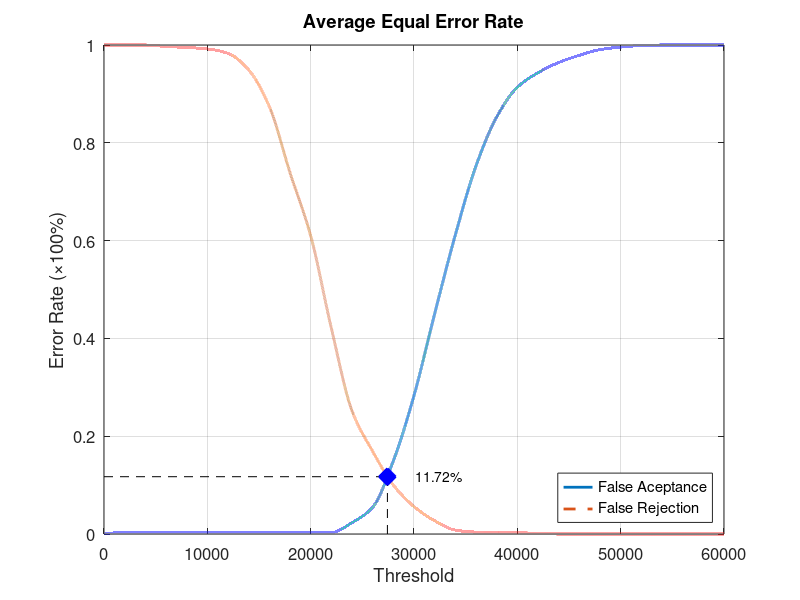
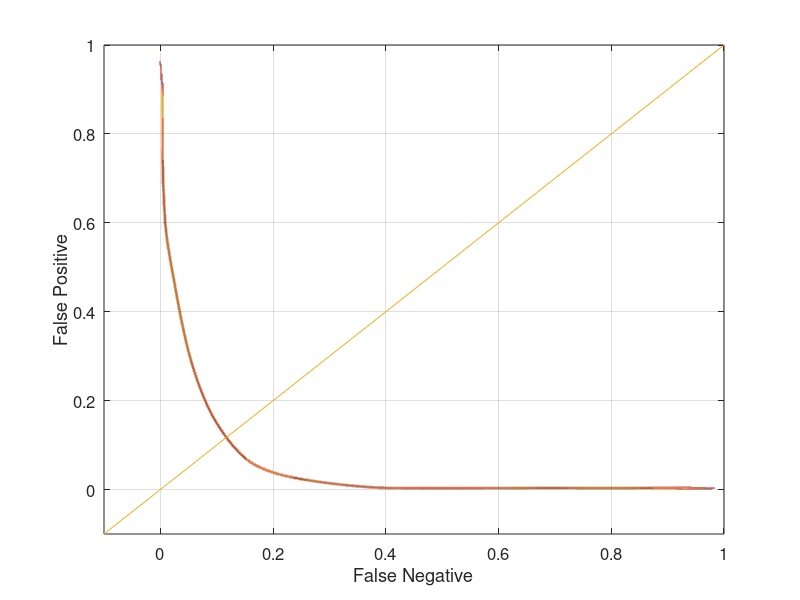

These figures' MATLAB source, in order:
function yEER = Database4Average
close all;
clear;
clc;
x = 0:2000:60000;
xq = 0:0.5:60000;

y0 = [0 0.0031579 0.0031579 0.0031579 0.0031579 0.0031579 0.0031579 0.0031579 0.0031579 0.0031579 0.0031579 0.0031579 0.0231579 0.0547368 0.149474 0.283158 0.450526 0.611579 0.752632 0.852632 0.913684 0.943158 0.964211 0.978947 0.990526 0.99579 0.998947 1 1 1 1];
yy0 = interp1(x, y0, xq, 'pchip');
y1 = [1 1 1 0.997 0.995 0.992 0.983 0.949 0.874 0.739 0.61 0.421 0.252 0.169 0.1 0.056 0.027 0.008 0.004 0.004 0.003 0.001 0 0 0 0 0 0 0 0 0];
yy1 = interp1(x, y1, xq, 'pchip');

% Calculating EER: 
y2 = abs(y0 - y1);
find(y2 == min(y2))
yy2 = abs(yy0 - yy1);
xEER = find(yy2 == min(yy2));
xEERIndex = xq(xEER) % X-axis EER
yEER = yy0(xEER) % Y-axis EER

main = figure
plot(xq, yy0,'-','LineWidth', 2);	hold on
plot(xq, yy1,'--','LineWidth', 2);	hold on
plot([xEERIndex xEERIndex], [0 yEER], 'k--');	hold on
plot([0 xEERIndex], [yEER yEER], 'k--');	hold on
plot(xEERIndex, yEER, 'bx', 'LineWidth', 10);	hold on
text(xEERIndex + 10 * xEERIndex / 100, yEER, [num2str(round((10000 * yEER)) / 100) '%'])
legend('False Aceptance', 'False Rejection', 'Location', 'SouthEast')
xlabel('Threshold')
ylabel('Error Rate (\times100%)')
title('Average Equal Error Rate')
set(gca, 'FontSize', 12)
axis([0 60000 0 1])
grid on

print(main, 'Database4AverageMain', '-dpng');
FNRxFPR = figure('Color', [1 1 1]);
plot(yy1, yy0, '-', yy1, yy0, 'LineWidth', 2);
hold on
y = -0.1:0.1:1
plot(y, y); 
set(gca, 'FontSize', 12)
xlabel('False Negative')
ylabel('False Positive')
axis([-0.1 1 -0.1 1])
set(gca, 'FontSize', 12)
grid on

print(FNRxFPR, 'Database4AverageFNRxFPR','-dpng');
end
